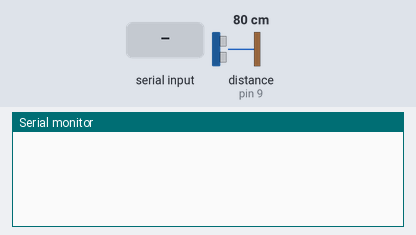
The sketch below on a simulated Arduino Uno, built with avr-gcc and run on an emulated ATmega328P. Shown: the last lines printed to the serial monitor. The inputs (shaded band) are chosen by the test bench; at power-on: distance to the obstacle (sensor on pin 9) 80 cm. The echo pulse lasts 58.3 µs per cm.

Above: at 1.2 s.
1.3 s: "H" received over Serial
At 2.5 s:
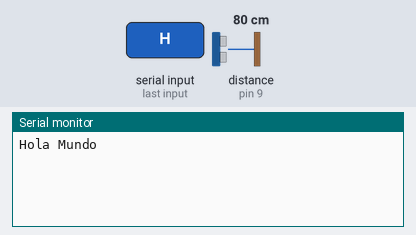
2.8 s: "D" received over Serial
At 4.0 s:
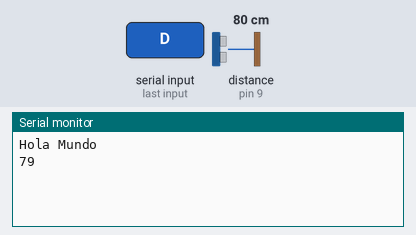

Measured:
- after the input at 1.3 s, the serial monitor: prints a new line at once (image 1)
- after the input at 2.8 s, the serial monitor: prints a new line at once (image 2)

The sketch:

MedidorUltrasonico.ino
```cpp
const int EchoPin = 9;
const int TriggerPin = 8;

void setup() {
  Serial.begin(115200);
  pinMode(TriggerPin, OUTPUT);
  pinMode(EchoPin, INPUT);
}

void loop() {
  if (Serial.available() > 0) {
    char command = (char) Serial.read();
    switch (command) {
      case 'H':
      Serial.println("Hola Mundo");
      break;
      case 'D':
      Serial.println(distancia(TriggerPin, EchoPin));
      break;
    }
  }
  Serial.flush();
}

int distancia(int TriggerPin, int EchoPin) {
  long duracion, distanciaCm;
  digitalWrite(TriggerPin, LOW); //nos aseguramos señal baja al principio
  delayMicroseconds(4);
  digitalWrite(TriggerPin, HIGH); //generamos pulso de 10us
  delayMicroseconds(10);
  digitalWrite(TriggerPin, LOW);
  duracion = pulseIn(EchoPin, HIGH); //medimos el tiempo del pulso
  distanciaCm = duracion * 10 / 292 / 2; //convertimos a distancia
  return distanciaCm;
}
```
